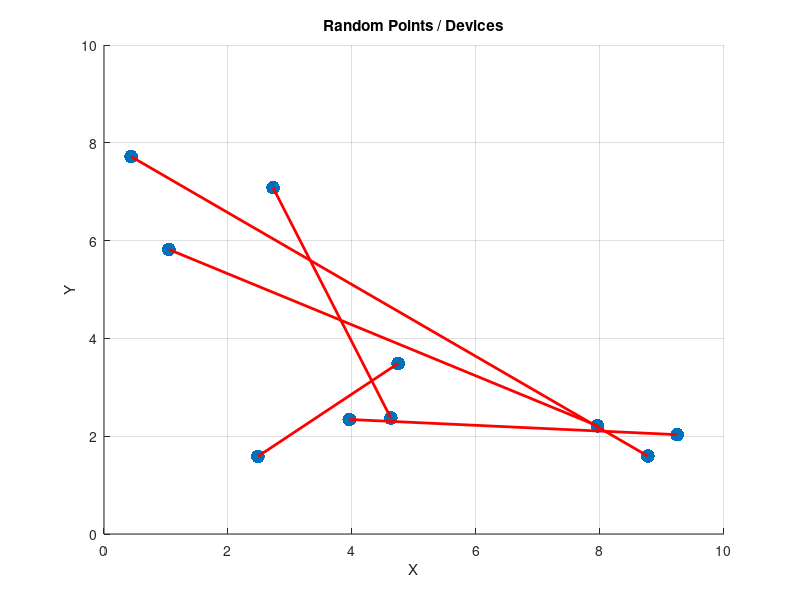

MATLAB code for this plot:
%plan:
%- 10 for numPoints, xRange, yRange if no input
%- points must be even
%- make random points
%- make graph with points
%- make all possible pairings (brute force) with helper function
%- write the helper function that generates all unique pairings (brute force) recursively
%- look through each set made (brute force) and find max total distance
%- display pairs + max total distance
%- show the best pairings on graph

function bestPairs = bruteForce(numPoints, xRange, yRange)
    if nargin < 1
        numPoints = 10; %10 for numPoints, xRange, yRange if no input
        xRange = 10;
        yRange = 10;
    elseif mod(numPoints, 2) ~= 0 %points must be even
        error('numPoints must be even');
    end
    
    %make random points
    x = rand(1, numPoints) * xRange;
    y = rand(1, numPoints) * yRange;
    points = [x; y]';
    disp('Random Points / Devices:');
    disp(points);
    
    %make graph with points
    figure;
    scatter(x, y, 100, 'filled');
    xlabel('X');
    ylabel('Y');
    title('Random Points / Devices');
    xlim([0 10]);
    ylim([0 10]);
    grid on;
    hold on;
    
    %make all possible pairings (brute force) with helper function
    pointIndices = 1:numPoints;
    pairings = makePairings(pointIndices);
    maxTotDist = -inf;
    bestPairs = [];

    %look through each set made (brute force) and find max total distance
    for i = 1:length(pairings)
        pairingSet = pairings{i}; 
        %pairings has [Set 1], [Set 2], etc. which we got from makeParings
        %pairing set is [Set i] = [1 3; 2 5; 4 6], for example
        totDist = 0;
        %tot dist for this pairing set
        for j = 1:size(pairingSet, 1) %[1 3; 2 5; 4 6] = 3 loops
            idx1 = pairingSet(j, 1); %[1 3] => 1
            idx2 = pairingSet(j, 2); %[1 3] => 3
            p1 = points(idx1, :); %1 => p1 = [2.5, 4.0]
            p2 = points(idx2, :); %3 => p2 = [5.7, 7.8]
            dist = norm(p1 - p2); %sqrt((x1-x2)^2+(y1-y^2))
            totDist = totDist + dist;
        end
        %update best pairing
        if totDist > maxTotDist
            maxTotDist = totDist;
            bestPairs = pairingSet;
        end
    end

    %display pairs + max total distance
    disp('Best Pairs:');
    disp(bestPairs);
    disp(['Max Total Distance: ', num2str(maxTotDist)]);

    %show the best pairings on graph (lines)
    for j = 1:size(bestPairs, 1)
        idx1 = bestPairs(j, 1);
        idx2 = bestPairs(j, 2);
        plot([points(idx1,1), points(idx2,1)], [points(idx1,2), points(idx2,2)], 'r-', 'LineWidth', 2);
    end
end

%write the helper function that generates all unique pairings (brute force) recursively
function pairings = makePairings(indices) %(n-1)!! ways to form pairs = O(n!!) complexity
    if isempty(indices) %base case
        pairings = {[]};
        return;
    end

    pairings = {};
    first = indices(1);
    for i = 2:length(indices) %loop over all possible choices for pairing with first
        second = indices(i);
        remaining = indices([2:i-1, i+1:end]); %exclude 1 2, get remaining
        subPairings = makePairings(remaining); %all possible pairings with remaining (recursive)
        for j = 1:length(subPairings) %each pair from recursion
            pairing = [[first, second]; subPairings{j}]; %get [1 3; 2 5; 4 6] like example above
            pairings{end+1} = pairing; %save this set to list of all possible pairings [Set 1], [Set 2], etc.
        end
    end
end

%Next: Greedy approach for 10+ points?
